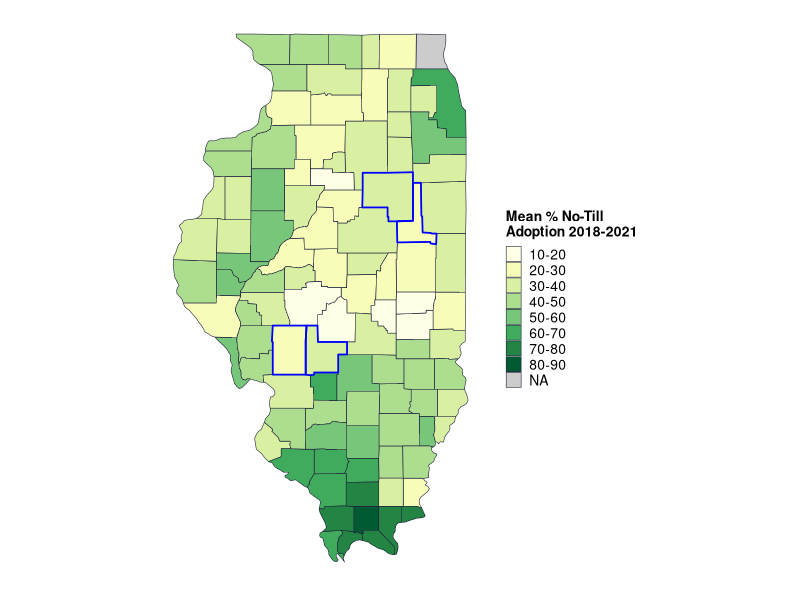
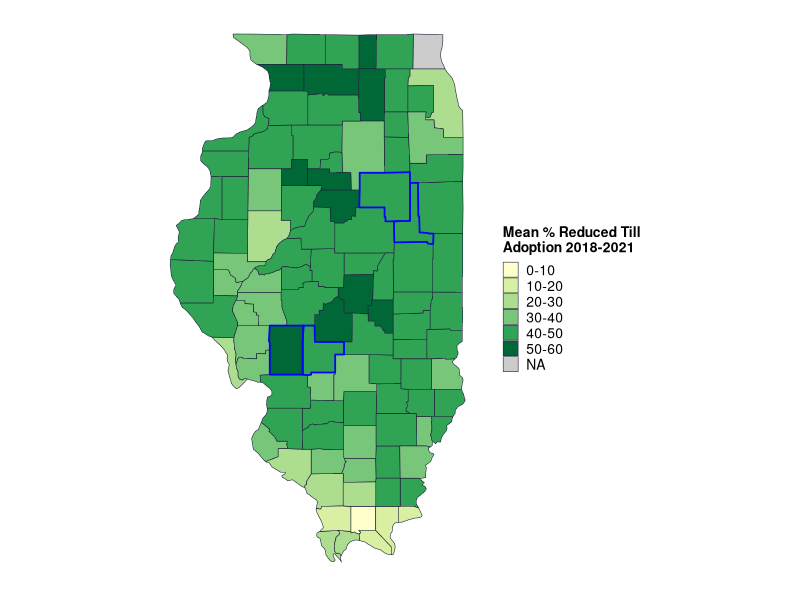
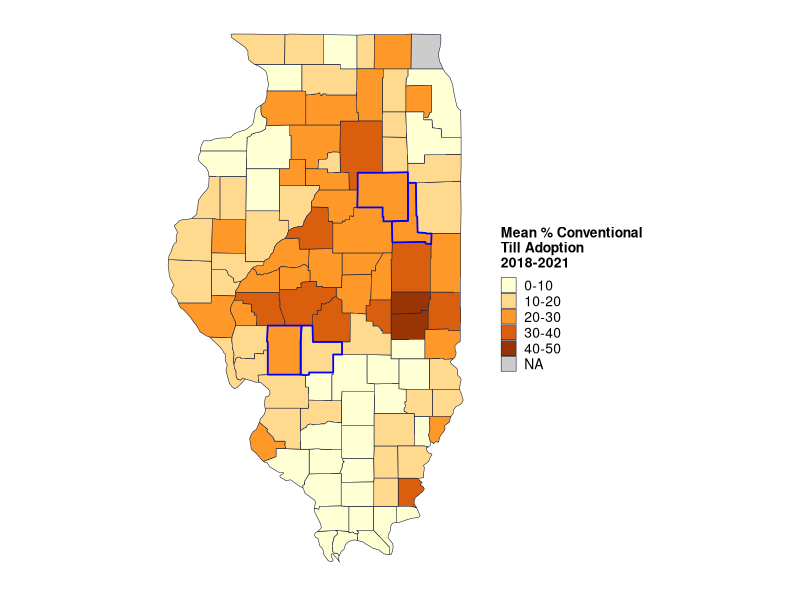
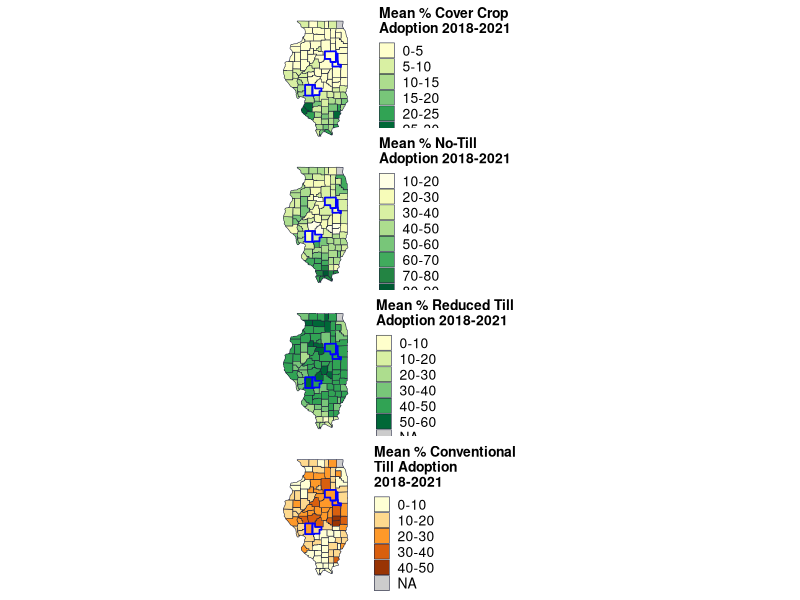
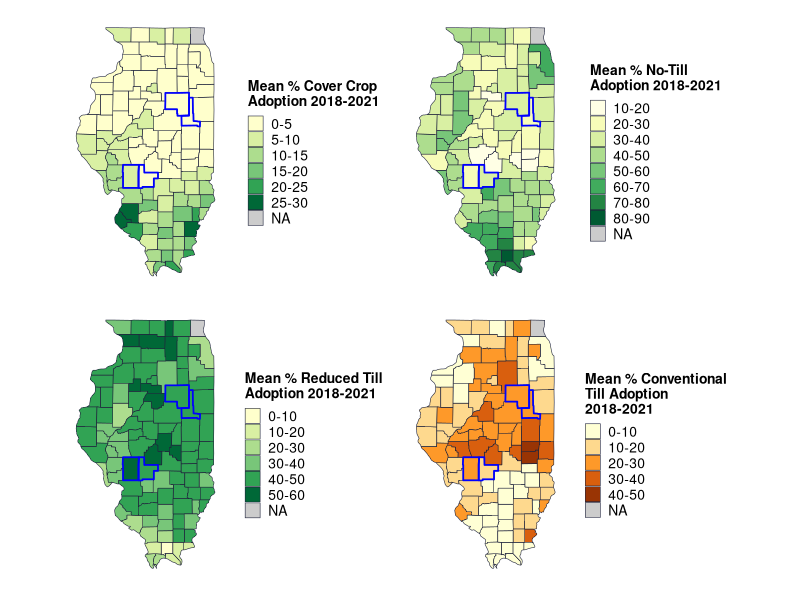
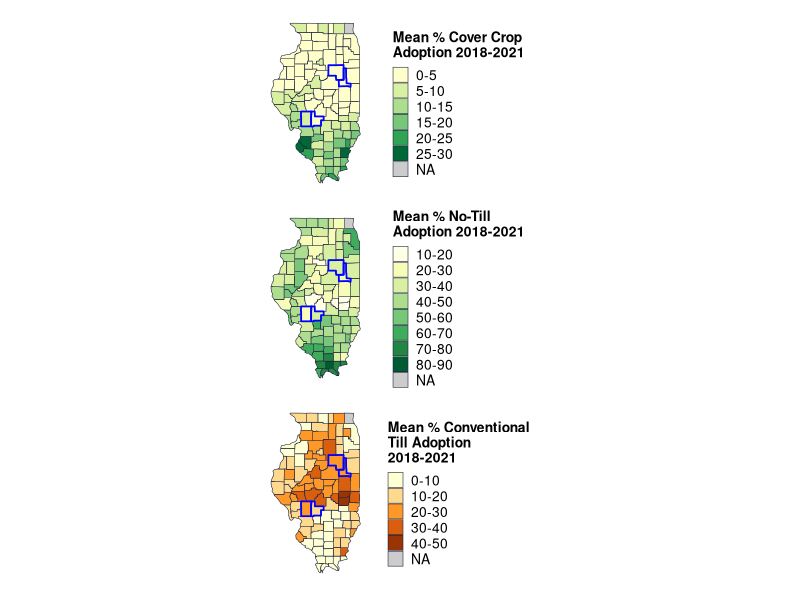
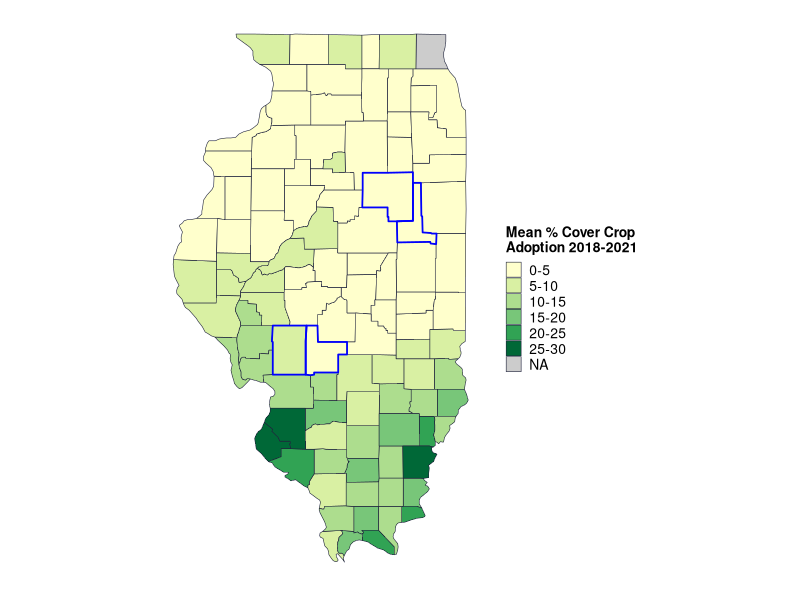
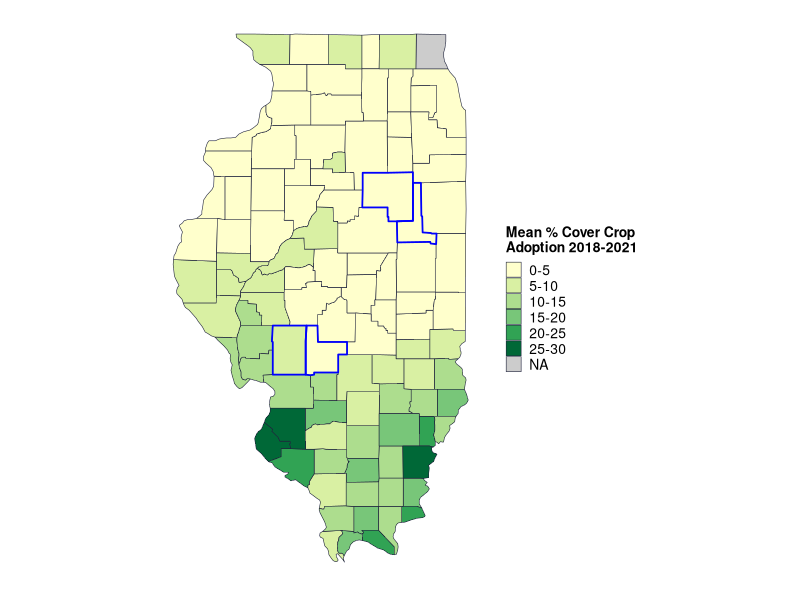

Generate these figures, in order, with R: (Note: this script raises an error after producing the figures.)
# This makes county heat maps for average % adoption 2018-2021 from OpTIS for 
# cover crops, no till, reduced till
# excludes counties whose harvested cropland acres in 2017 census is in the 
# lowest 10th percentile for the state and counties for which OpTIS evaluated
# < 50% of 2017 harvested cropland acres.See "OpTIS adoption rates IL.R" for details.
# 

library(tidyverse)
library(maps)
library(reshape2)
# install.packages("sf")
library(sf)
# library(gridExtra)  # for grid.arrange()
# install.packages("patchwork")
library(patchwork) # for plot_layout()

# based on https://stackoverflow.com/questions/51463037/plotting-a-heat-map-of-pennsylvania-counties-in-r

# load data created in "OpTIS adoption rates IL.R"
means_county <- read.csv("data/optis/means_county_il.csv")
# meansw <- dcast(means_county[,1:4], ...~variable, value.var = "mean.perc")

# unique(ill$subregion)
means_county <- means_county %>%
  arrange(county)
# unique(means_county$county) 

# get map data to match county names
means_county$county <- str_remove(means_county$county, " County")



# define colors for YlOrBr by Paul Tol https://personal.sron.nl/~pault/
# how many colors do we need? do they all work with 5?
# hist(means_county$mean.perc[means_county$variable %in% "perc_cc"]) # 0-30
# hist(means_county$mean.perc[means_county$variable %in% "perc_nt"]) # 10-80
# hist(means_county$mean.perc[means_county$variable %in% "perc_rt"]) # 15-55
# hist(means_county$mean.perc[means_county$variable %in% "perc_ct"]) # 0-50
# pal5 <- c("#ffffe5", "#fee391", "#fb9a29", "#cc4c02", "#662506", "#888888")
# pal6 <- c("#fee391", "#fec44f", "#fb9a29", "#ec7014", "#cc4c02", "#993404", "#888888")
# pal6b <- c(rev(pal6[1:6]), pal6[7])
# # scales::show_col(pal6b)
# pal7 <- c("#fff7bc", "#fee391", "#fec44f", "#fb9a29", "#ec7014", "#cc4c02", "#993404", "#888888")
# pal8 <- c("#fff7bc", "#fee391", "#fec44f", "#fb9a29", "#ec7014", "#cc4c02", "#993404", "#662506", "#888888")
# pal8b <- c(rev(pal8[1:8]), pal8[9])
pal6new <- c("#8c510a", "#bf812d", "#dfc27d", "#80cdc1", "#35978f", "#01665e")
pal5new <- c("#bf812d", "#dfc27d", "#80cdc1", "#35978f", "#01665e")
pal8new <- c("#8c510a", "#bf812d", "#dfc27d", "#f6e8c3","#c7eae5", "#80cdc1", "#35978f", "#01665e")

palcc <- c("#ffffcc", "#d9f0a3", "#addd8e", "#78c679","#31a354", "#006837")
palnt <-  c("#ffffe5", "#f7fcb9", "#d9f0a3", "#addd8e", "#78c679", "#41ab5d", "#238443", "#005a32") 
palct <-  c("#ffffd4", "#fed98e", "#fe9929", "#d95f0e", "#993404") 

# divide percents into bins
# what's the max and min for each variable?
ranges <- do.call(data.frame, aggregate(means_county, mean.perc~variable, FUN=function (x) c(min=min(x), max=max(x))))
colnames(ranges)
# fn for rounding to the upper 5
round_any <- function(x, accuracy, f=round){f(x/accuracy)*accuracy}

ranges$min_bin <-round_any(ranges$mean.perc.min, 10, f=floor)
ranges$max_bin <-round_any(ranges$mean.perc.max, 10, f=ceiling)
ranges$bins <- c(5, 10, 10, 10)

means_county <- inner_join(means_county, ranges[,c(1,4:6)]) %>%
  mutate(binlo = round_any(mean.perc, bins, f=floor), 
         binhi = round_any(mean.perc, bins, f=ceiling),
         mybin = paste0(binlo, "-", binhi),
         bincheck = binhi-binlo # check to see if any bins are e.g., 18-18
  ) %>%
  arrange(variable, mean.perc)

# do any counties mybin = 0? (i.e. "18-18")
sum(means_county$bincheck==0) # should be 0

# cleanup
means_county <- means_county[,c(2,3,4,6,12)]

# add NA entries for each variable for the excluded counties so they fill gray in the maps

# Cook, DuPage, Hardin, Johnson, Pope, Jo Daviess, Union
county2 <- c("Cook", "DuPage", "Hardin", "Johnson", "Pope", "Jo Daviess", "Union", "Lake")
variable2 <- c(unique(means_county$variable))
variable3 <- rep(variable2, length(county2))
county2 <- sort(rep(county2, length(variable2))) 

dat_na <- data.frame(county=county2, variable=variable3)

means_county <- full_join(means_county, dat_na)

means_county$mybin <- ordered(means_county$mybin, levels=unique(means_county$mybin))

means_county$focus_area <- ifelse(means_county$county %in% c("Ford", "Livingston", "Macoupin", "Montgomery"), "yes", "no")


# get county spatial data
ill <- map_data("county", "Illinois", proj="mercator")

# get ready to join with means_county data
ill$subregion <- str_to_title(ill$subregion)
ill$subregion <- ifelse(ill$subregion %in% "De Kalb", "DeKalb", 
                        ifelse(ill$subregion %in% "De Witt", "DeWitt", 
                               ifelse(ill$subregion %in% "Du Page", "DuPage", 
                                      ifelse(ill$subregion %in% "La Salle", "LaSalle",
                                             ifelse(ill$subregion %in% "Mcdonough", "McDonough",
                                                    ifelse(ill$subregion %in% "Mchenry", "McHenry",
                                                           ifelse(ill$subregion %in% "Mclean", "McLean",
                                                                  ifelse(ill$subregion %in% "St Clair", "St. Clair", 
                                                                         ill$subregion))))))))



# join rates with spatial data:
ill <- left_join(ill, means_county, join_by(subregion==county), relationship="many-to-many")

rm(dat_na)


# make a map
# illsf <- st_as_sf(ill, coords=c("long", "lat"), crs=4326)


ditch_the_axes <- theme(
  axis.text = element_blank(),
  axis.line = element_blank(),
  axis.ticks = element_blank(),
  panel.border = element_blank(),
  panel.grid = element_blank(),
  axis.title = element_blank()
)



windows(xpinch=200, ypinch=200, width=5, height=5)

# plot for cover crops
pcc <- ggplot() +
  geom_polygon(data=ill[ill$variable %in% "perc_cc",],
               mapping=aes(x=long, y=lat, fill=mybin, group=subregion),
               color="#20243d", linewidth=0.2) +
  geom_polygon(data=ill[ill$focus_area == "yes",],
               mapping=aes(x=long, y=lat, group=subregion),
               color="blue", linewidth=0.6, fill=NA) +
 coord_sf(default_crs = sf::st_crs(4326)) +  # , # read x and y as latitude and longitude
  #          xlim = c(-92, -87), ylim=c(36.5, 43)) +
  scale_fill_manual(values=palcc,
                    na.value = "gray80",
                    name= "Mean % Cover Crop\nAdoption 2018-2021") +
  scale_color_manual(values=NA) +
  theme_bw() +
  ditch_the_axes +
  theme(legend.title=element_text(size=10, face="bold"),
        legend.text=element_text(size=10),
        legend.key.size=unit(0.4, "cm"))

pcc

ggsave("plots/maps/county_heatmap_ILcc_wfocuscounties.png")





# plot for no-till
pnt <- ggplot() +
  geom_polygon(data=ill[ill$variable %in% "perc_nt",],
               mapping=aes(x=long, y=lat, fill=mybin, group=subregion),
               color="#20243d", linewidth=0.2) +
  geom_polygon(data=ill[ill$focus_area == "yes",],
               mapping=aes(x=long, y=lat, group=subregion),
               color="blue", linewidth=0.6, fill=NA) +
  coord_sf(default_crs = sf::st_crs(4326)) +  # , # read x and y as latitude and longitude
  #          xlim = c(-92, -87), ylim=c(36.5, 43)) +
  scale_fill_manual(values=palnt,
                    na.value = "gray80",
                    name= "Mean % No-Till\nAdoption 2018-2021") +
  scale_color_manual(values=NA) +
  theme_bw() +
  ditch_the_axes +
  theme(legend.title=element_text(size=10, face="bold"),
        legend.text=element_text(size=10),
        legend.key.size=unit(0.4, "cm"))

pnt

ggsave("plots/maps/county_heatmap_ILnt.png")




# plot for reduced-till
prt <- ggplot() +
  geom_polygon(data=ill[ill$variable %in% "perc_rt",],
               mapping=aes(x=long, y=lat, fill=mybin, group=subregion),
               color="#20243d", linewidth=0.2) +
  geom_polygon(data=ill[ill$focus_area == "yes",],
               mapping=aes(x=long, y=lat, group=subregion),
               color="blue", linewidth=0.6, fill=NA) +
  coord_sf(default_crs = sf::st_crs(4326)) +  # , # read x and y as latitude and longitude
  #          xlim = c(-92, -87), ylim=c(36.5, 43)) +
  scale_fill_manual(values=palcc,
                    na.value = "gray80",
                    name= "Mean % Reduced Till\nAdoption 2018-2021") +
  scale_color_manual(values=NA) +
  theme_bw() +
  ditch_the_axes +
  theme(legend.title=element_text(size=10, face="bold"),
        legend.text=element_text(size=10),
        legend.key.size=unit(0.4, "cm"))

prt

ggsave("plots/maps/county_heatmap_ILrt.png")



# plot for conventional-till
pct <- ggplot() +
  geom_polygon(data=ill[ill$variable %in% "perc_ct",],
               mapping=aes(x=long, y=lat, fill=mybin, group=subregion),
               color="#20243d",linewidth=0.2) +
  geom_polygon(data=ill[ill$focus_area == "yes",],
               mapping=aes(x=long, y=lat, group=subregion),
               color="blue", linewidth=0.6, fill=NA) +
  coord_sf(default_crs = sf::st_crs(4326)) +  # , # read x and y as latitude and longitude
  #          xlim = c(-92, -87), ylim=c(36.5, 43)) +
  scale_fill_manual(values=palct,
                    na.value = "gray80",
                    name= "Mean % Conventional\nTill Adoption\n2018-2021")+
  scale_color_manual(values=NA) +
  theme_bw() +
  ditch_the_axes +
  theme(legend.title=element_text(size=10, face="bold"),
        legend.text=element_text(size=10),
        legend.key.size=unit(0.4, "cm"))


pct

ggsave("plots/maps/county_heatmap_ILct.png")



# plot all 4 plots at once

# grid.arrange(pcc, pnt, prt, pct, nrow=2) # plot sizes vary because legend titles are different widths

pcc + pnt + prt + pct + plot_layout(ncol=1)
ggsave("plots/maps/county_heatmap_ILall4_1x4_focus counties.png", width=4, height=9, units="in")

pcc + pnt + prt + pct + plot_layout(ncol=2)
ggsave("plots/maps/county_heatmap_ILall4.png", width=6.5, height=6.5, units="in")

pcc + pnt + pct + plot_layout(ncol=1)
ggsave("plots/maps/county_heatmap_ILCC,CT,NTonly.png", width=3.25, height=6.5, units="in")


# INCOMPLETE
# add rivers (following https://milospopovic.net/map-rivers-with-sf-and-ggplot2-in-r/)

filenames <- list.files("data/gis/NHD_H_Illinois_State_Shape_NAD83/Shape", pattern="*.shp", full.names=T)
## left off here trying to understand which file to use
## check out https://pubs.er.usgs.gov/publication/ofr20191096
## might also search for mapping NHD in R 

riv_list <- lapply(filenames, st_read)  
il_riv <- riv_list[[1]] |>
  sf::st_cast("MULTILINESTRING")

il_map + 
  ggplot() +
  geom_sf(data=il_riv, aes(x=geometry$X, y=geometry$Y), color="midnightblue", lwd=1) +
  coord_sf(default_crs = sf::st_crs(4326))
